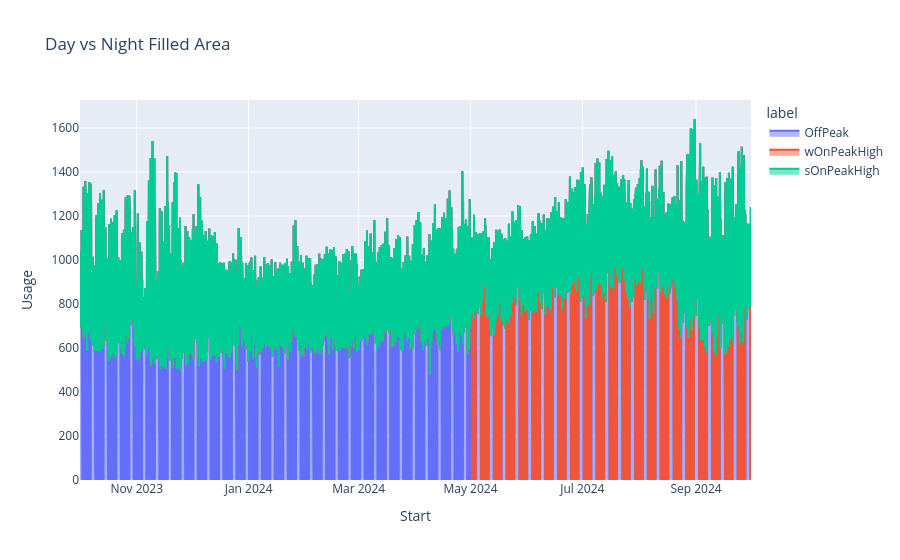

Notebook code for this chart:
### Code cell
# Plot with area fill and color by label
fig = px.area(
    myData, 
    x='Start', 
    y='Usage', 
    color='label', 
    hover_data=['Usage'],
    title='Day vs Night Filled Area'
    )
# fig = px.scatter(
#     Y4,
#     x='Start',
#     y='USAGE',
#     color='label',
#     title='Electricity Usage Over Time',
#     labels={'USAGE': 'Electricity Usage (kWh)', 'Time': 'Timestamp'},
#     # color_discrete_map={
#     #     'Low': 'green',
#     #     'Medium': 'orange',
#     #     'High': 'red'
#     # }
# )
# fig.update_traces(mode='lines+markers')
fig.show()

# fig = px.line(
#     Y4,
#     x='Start',
#     y='USAGE',
#     title='Interactive Plot of Start Times',
#     labels={'Parsed Start Time': 'Start Time', 'Value': 'Some Metric'},
#     color='label',
#     hover_data=Y4.columns
# )
# fig.show()

### Figure 1 — Plotly figure (JSON) as saved in the notebook; plotly's stock layout.template omitted (floating-point values rounded to 4 significant figures; data arrays with more than 128 entries replaced by an {"elided": "..."} marker saying what was removed)
{"data": [{"fillpattern": {"shape": ""}, "hovertemplate": "label=OffPeak<br>Start=%{x}<br>Usage=%{y}<extra></extra>", "legendgroup": "OffPeak", "line": {"color": "#636efa"}, "marker": {"symbol": "circle"}, "mode": "lines", "name": "OffPeak", "orientation": "v", "showlegend": true, "stackgroup": "1", "type": "scatter", "x": {"elided": "7132 str values"}, "xaxis": "x", "y": {"elided": "7132 int values"}, "yaxis": "y"}, {"fillpattern": {"shape": ""}, "hovertemplate": "label=wOnPeakHigh<br>Start=%{x}<br>Usage=%{y}<extra></extra>", "legendgroup": "wOnPeakHigh", "line": {"color": "#EF553B"}, "marker": {"symbol": "circle"}, "mode": "lines", "name": "wOnPeakHigh", "orientation": "v", "showlegend": true, "stackgroup": "1", "type": "scatter", "x": {"elided": "1216 str values"}, "xaxis": "x", "y": {"elided": "1216 int values"}, "yaxis": "y"}, {"fillpattern": {"shape": ""}, "hovertemplate": "label=sOnPeakHigh<br>Start=%{x}<br>Usage=%{y}<extra></extra>", "legendgroup": "sOnPeakHigh", "line": {"color": "#00cc96"}, "marker": {"symbol": "circle"}, "mode": "lines", "name": "sOnPeakHigh", "orientation": "v", "showlegend": true, "stackgroup": "1", "type": "scatter", "x": {"elided": "436 str values"}, "xaxis": "x", "y": {"elided": "436 int values"}, "yaxis": "y"}], "layout": {"legend": {"title": {"text": "label"}, "tracegroupgap": 0}, "title": {"text": "Day vs Night Filled Area"}, "xaxis": {"anchor": "y", "domain": [0, 1], "title": {"text": "Start"}}, "yaxis": {"anchor": "x", "domain": [0, 1], "title": {"text": "Usage"}}}}
